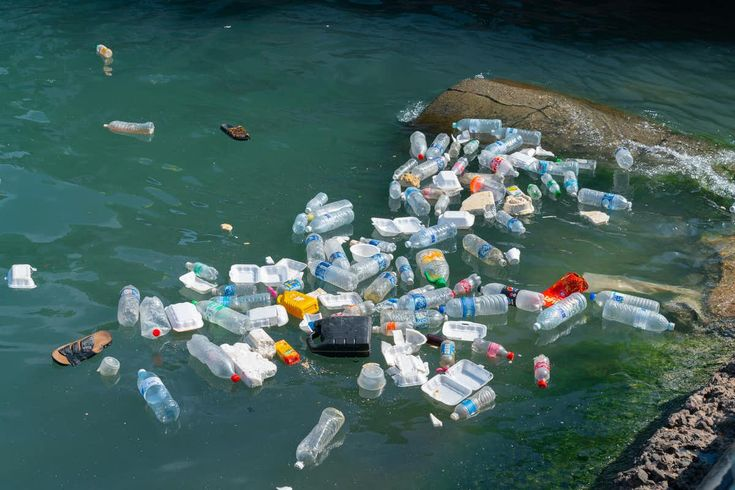
%> input picture data/water4.jpg, 735 x 490 px
$ octave water4p.m   (GNU Octave 9; MATLAB toolbox functions it lacks are replaced by stand-ins)
%> lines starting %> are read from the running program, lines starting %| are printed output that depends on the picture
clc;
clear;
close all;
I = imread(fullfile('data','water4.jpg'));
%> I is the input picture: size 490x735x3 uint8; mean R, G, B 68.5, 96.9, 92.9
if size(I,3)==1
I=repmat(I,1,1,3);
end
I=imresize(I,[500 700]);
%> I: size 500x700x3 uint8
gray=rgb2gray(I);
grayDouble=im2double(gray);
sampled=imresize(gray,0.5);
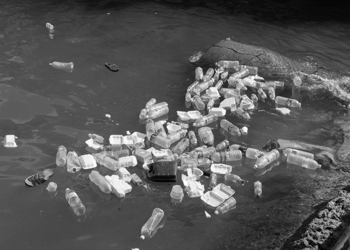
%> sampled: size 250x350 uint8; min 0, max 255, mean 88
sampledBack=imresize(sampled,size(gray));
samplingError=mean(abs(double(gray(:))-double(sampledBack(:))));
%> samplingError = 3.89
quantized=uint8(floor(double(gray)/32)*32);
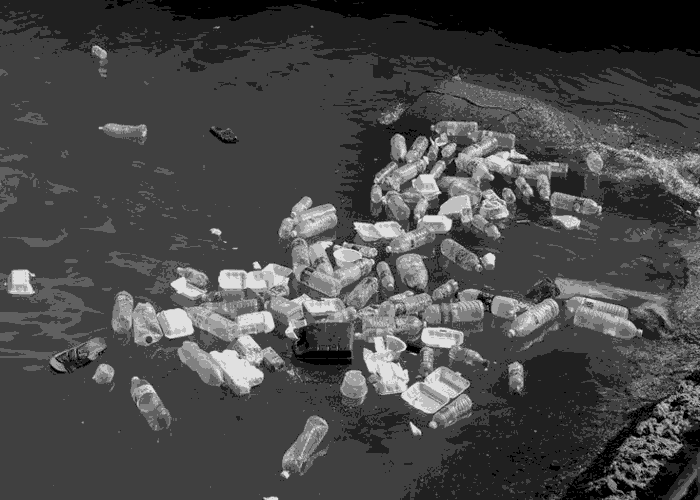
%> quantized: size 500x700 uint8; min 0, max 224, mean 72.9
quantizationError=mean(abs(double(gray(:))-double(quantized(:))));
%> quantizationError = 15.03
figure;
subplot(2,2,1); imshow(I); title('RGB Image');
subplot(2,2,2); imshow(gray); title('Grayscale Image');
subplot(2,2,3); imshow(sampled); title('Sampling');
subplot(2,2,4); imshow(quantized); title('Quantization');
figure;
imhist(gray);
title('Pixel Intensity Histogram');
%> figure, not shown here; highest point at x = 76, y = 10466
F=fft2(double(gray));
Fshift=fftshift(F);
spectrum=log(1+abs(Fshift));
figure;
imshow(spectrum,[]);
title('2-D FFT Magnitude Spectrum');
[M,N]=size(gray);
%> M = 500; N = 700
[X,Y]=meshgrid(1:N,1:M);
distance=sqrt((X-(floor(N/2)+1)).^2+(Y-(floor(M/2)+1)).^2);
highFreqMask=distance>80;
highFreq=Fshift.*highFreqMask;
highFreqImage=real(ifft2(ifftshift(highFreq)));
highFreqImage=mat2gray(abs(highFreqImage));
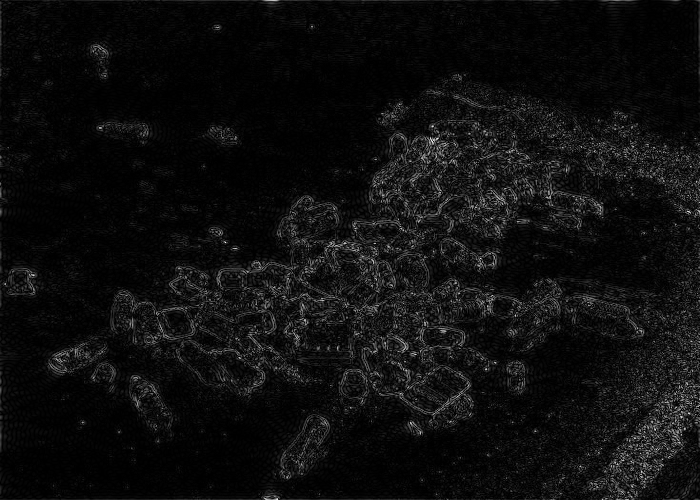
%> highFreqImage: size 500x700 double; min 0, max 1, mean 0.0576
detailValue=std(highFreqImage(:));
%> detailValue = 0.0829
smoothImage=imgaussfilt(grayDouble,1);
noiseImage=abs(grayDouble-smoothImage);
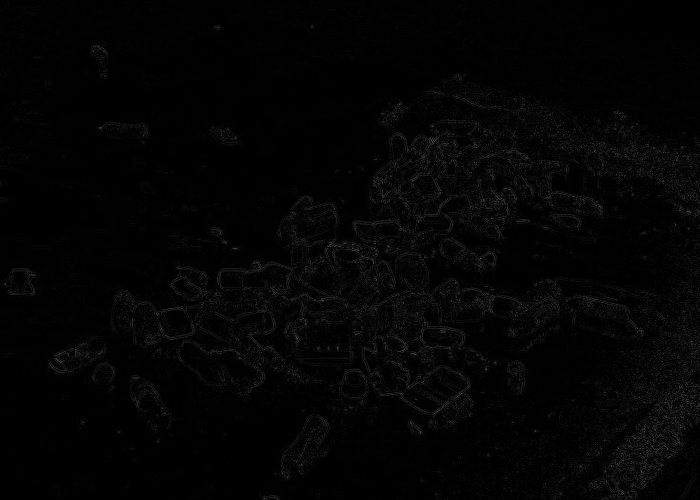
%> noiseImage: size 500x700 double; min 0, max 0.367, mean 0.0159
noiseLevel=std(noiseImage(:))*255;
%> noiseLevel = 6.63
figure;
subplot(1,2,1); imshow(highFreqImage); title('High-Frequency Details');
subplot(1,2,2); imshow(noiseImage,[]); title('High-Frequency Residual');
enhanced=imadjust(grayDouble);
equalized=histeq(grayDouble);
claheImage=adapthisteq(gray,'NumTiles',[8 8],'ClipLimit',0.01);
avgFilter=fspecial('average',[5 5]);
averaged=imfilter(enhanced,avgFilter,'replicate');
denoised=medfilt2(enhanced,[3 3]);
lowPass=imgaussfilt(enhanced,2);
highPass=enhanced-lowPass;
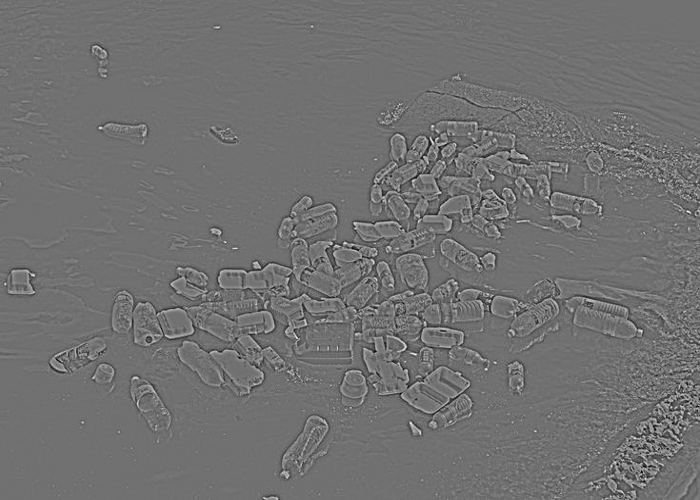
%> highPass: size 500x700 double; min -0.437, max 0.547, mean -2.8e-06; drawn with min black and max white
sharpened=imsharpen(enhanced);
edges=edge(denoised,'Canny');
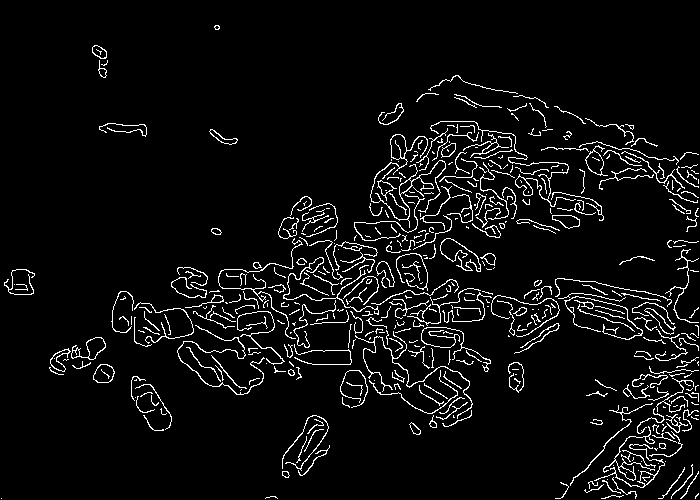
%> edges: size 500x700 logical; 5.4% white in thin lines or dots
figure;
subplot(2,4,1); imshow(grayDouble); title('Original Grayscale');
subplot(2,4,2); imshow(enhanced); title('Contrast Enhancement');
subplot(2,4,3); imshow(equalized); title('Histogram Equalization');
subplot(2,4,4); imshow(claheImage); title('CLAHE');
subplot(2,4,5); imshow(averaged); title('Averaging Filter');
subplot(2,4,6); imshow(denoised); title('Median Denoising');
subplot(2,4,7); imshow(highPass,[]); title('High-Pass Residual');
subplot(2,4,8); imshow(sharpened); title('Sharpening');
figure;
imshow(edges);
title('Canny Edge Detection');
claheDouble=im2double(claheImage);
topHatImage=imtophat(claheDouble,strel('disk',10,0));
figure;
subplot(1,3,1); imshow(claheImage); title('CLAHE Image');
subplot(1,3,2); imshow(topHatImage,[]); title('Top-Hat Transformation');
subplot(1,3,3); imshow(imadjust(topHatImage),[]); title('Top-Hat Enhanced');
%> after `imshow(imadjust(topHatImage),[])`:
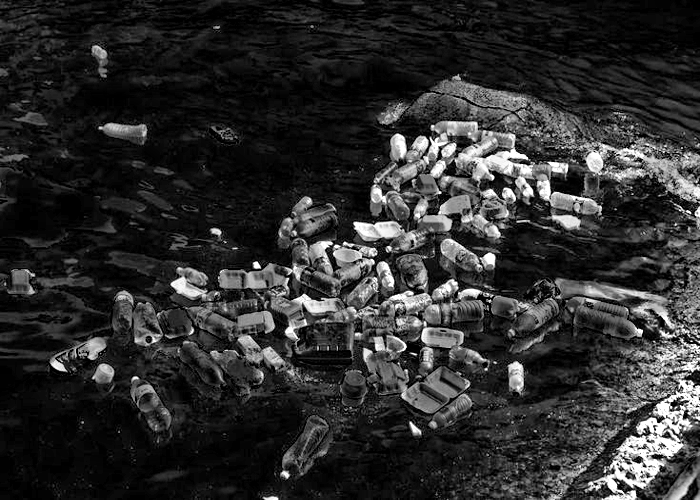
%> displayed picture: size 500x700, on the screen's scale of 0 to 255; min 0, max 255, mean 45.9
figure;
h=imshow(I);
axis image;
title({'Draw polygon around water area','Exclude walls, buildings and plants; double-click to finish'});
%> (the run ends here)

$ run again, with data/water2.jpg copied over data/water4.jpg
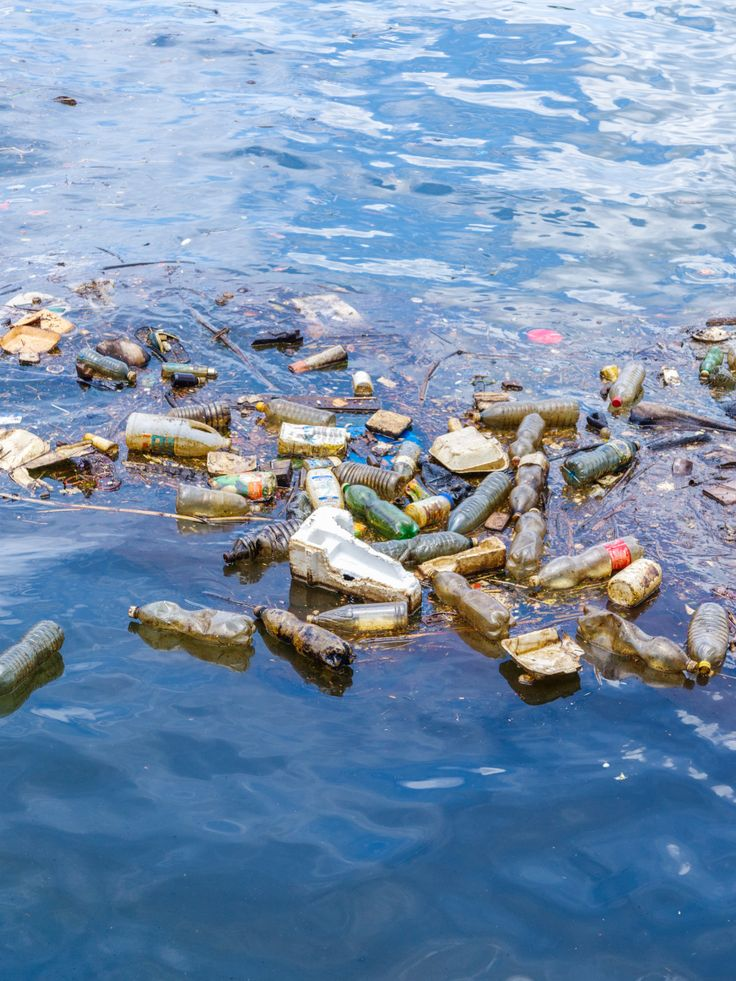
%> input picture data/water2.jpg, 736 x 981 px
%> I is the input picture: size 981x736x3 uint8; mean R, G, B 120, 144.6, 172.6
%> I: size 500x700x3 uint8
%> samplingError = 5.28
%> quantizationError = 16.03
%> detailValue = 0.0866
%> noiseLevel = 6.93
%> `edges=edge(denoised,'Canny');`:
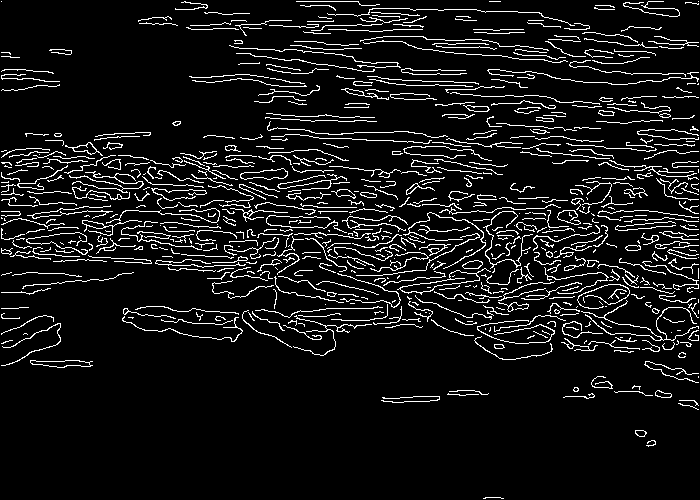
%> edges: size 500x700 logical; 8.4% white in thin lines or dots
%> `imshow(imadjust(topHatImage),[])`:
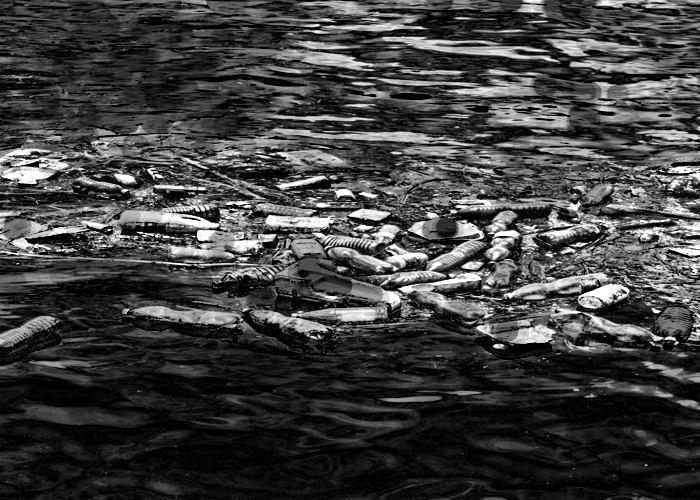
%> displayed picture: size 500x700, on the screen's scale of 0 to 255; min 0, max 255, mean 63.7

$ run again, with data/water3.jpg copied over data/water4.jpg
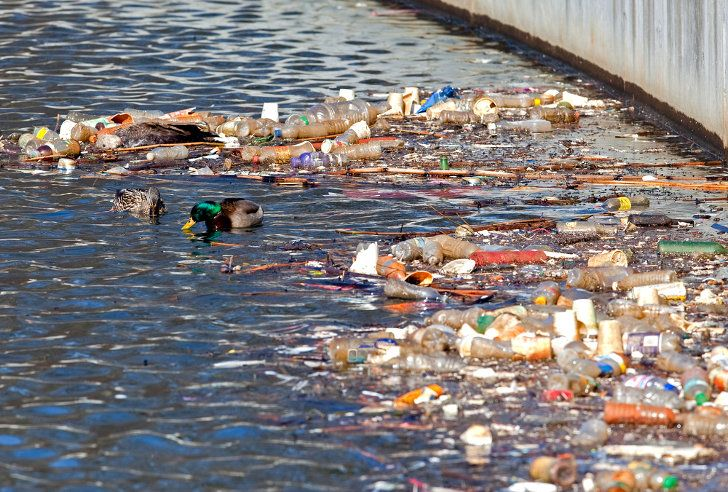
%> input picture data/water3.jpg, 728 x 492 px
%> I is the input picture: size 492x728x3 uint8; mean R, G, B 130.1, 124, 123.4
%> I: size 500x700x3 uint8
%> samplingError = 8.8
%> quantizationError = 15.72
%> detailValue = 0.0891
%> noiseLevel = 10.49
%> `edges=edge(denoised,'Canny');`:
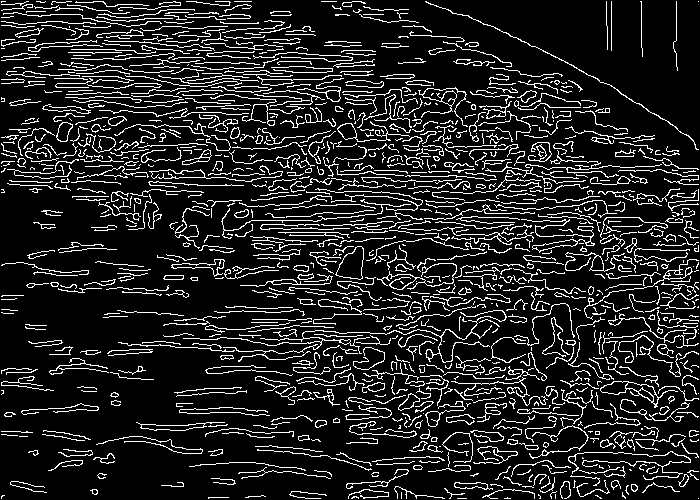
%> edges: size 500x700 logical; 13.8% white in thin lines or dots
%> `topHatImage=imtophat(claheDouble,strel('disk',10,0));`:
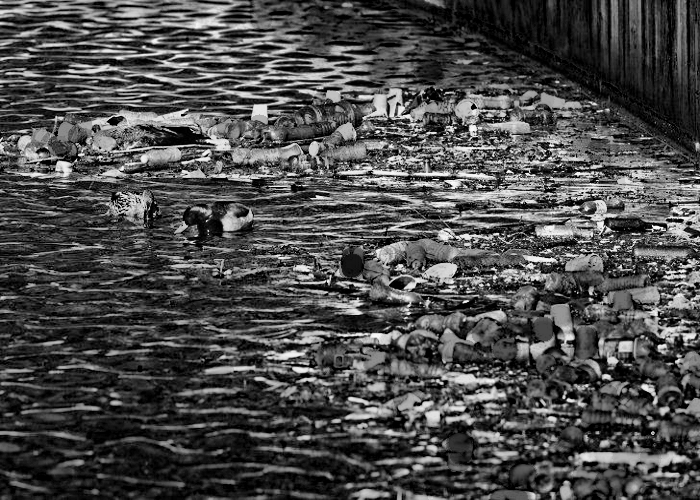
%> topHatImage: size 500x700 double; min 0, max 0.992, mean 0.296
